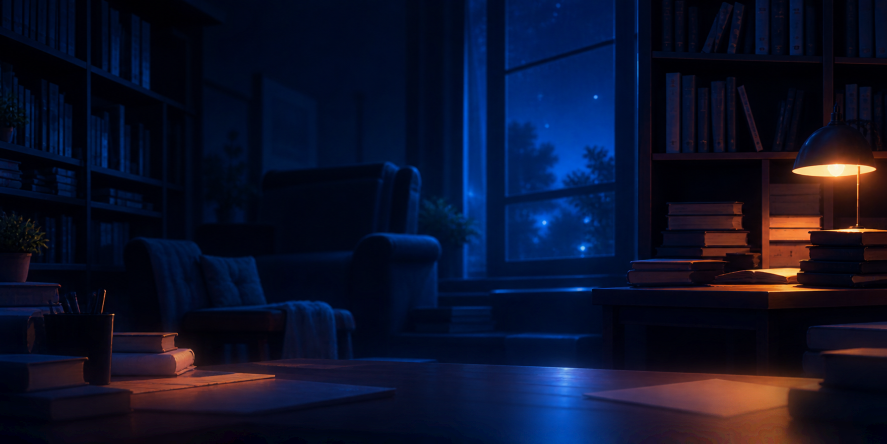
#> input picture app/bg-dark.png, 1774 x 887 px (shown at 1/2 size)
$ python -i video.py   (imports and definitions only)
#> lines starting #> are read from the running program, lines starting #| are printed output that depends on the picture; after the words box and inside, x2 and y2 are one past the last pixel; in counts of white or black regions, pixels touching at a corner belong together
import cv2
import numpy as np

def sample_video_frames(path, max_frames=4):
    cap = cv2.VideoCapture(path)
    if not cap.isOpened():
        return []
    count = int(cap.get(cv2.CAP_PROP_FRAME_COUNT) or 0)
    indices = np.linspace(0, max(count - 1, 0), min(max_frames, max(count, 1))).astype(int)
    frames = []
    for index in indices:
        cap.set(cv2.CAP_PROP_POS_FRAMES, int(index))
        ok, frame = cap.read()
        if not ok:
            continue
        ok, encoded = cv2.imencode(".jpg", frame, [cv2.IMWRITE_JPEG_QUALITY, 80])
        if ok:
            frames.append((int(index), encoded.tobytes()))
    cap.release()
    return frames

def analyze_video_file(path, max_frames=24):
#> called with path = '../../app/bg-dark.png', max_frames = 24
    cap = cv2.VideoCapture(path)
    if not cap.isOpened():
        raise ValueError("Video could not be opened")
    fps = float(cap.get(cv2.CAP_PROP_FPS) or 0)
    count = int(cap.get(cv2.CAP_PROP_FRAME_COUNT) or 0)
    width = int(cap.get(cv2.CAP_PROP_FRAME_WIDTH) or 0)
    height = int(cap.get(cv2.CAP_PROP_FRAME_HEIGHT) or 0)
    duration = count / fps if fps else 0
    indices = np.linspace(0, max(count-1, 0), min(max_frames, max(count, 1))).astype(int)
    result = []
    previous = None
    for index in indices:
        cap.set(cv2.CAP_PROP_POS_FRAMES, int(index))
        ok, frame = cap.read()
        if not ok:
            continue
        gray = cv2.cvtColor(frame, cv2.COLOR_BGR2GRAY)
        small = cv2.resize(gray, (160, 90))
        edges = cv2.Canny(gray, 80, 160)
        change = None if previous is None else float(np.mean(cv2.absdiff(small, previous)))
        previous = small
        result.append({
            "frame": int(index),
            "timestamp": round(index / fps, 3) if fps else 0,
            "brightness": round(float(gray.mean()), 2),
            "edge_density": round(float(np.count_nonzero(edges)/edges.size), 5),
            "scene_change": round(change, 2) if change is not None else None
        })
#> this loop made 1 pass
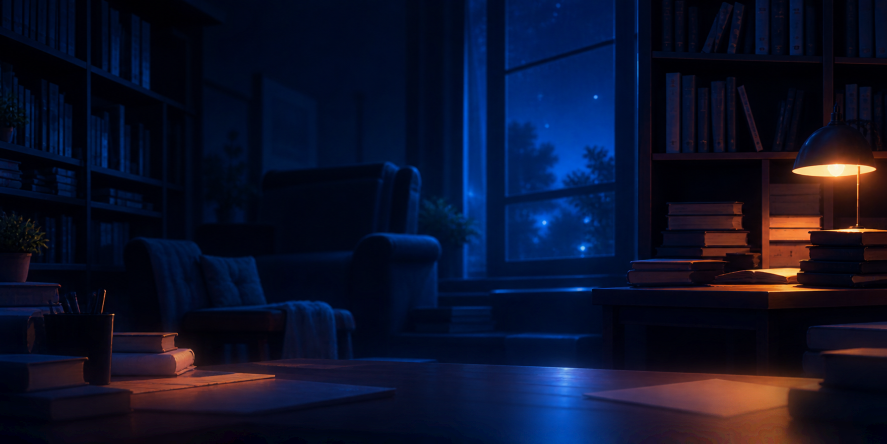
#> input picture app/bg-dark.png, 1774 x 887 px (shown at 1/2 size)
#> pass 1, in analyze_video_file, `gray = cv2.cvtColor(frame, cv2.COLOR_BGR2GRAY)`:
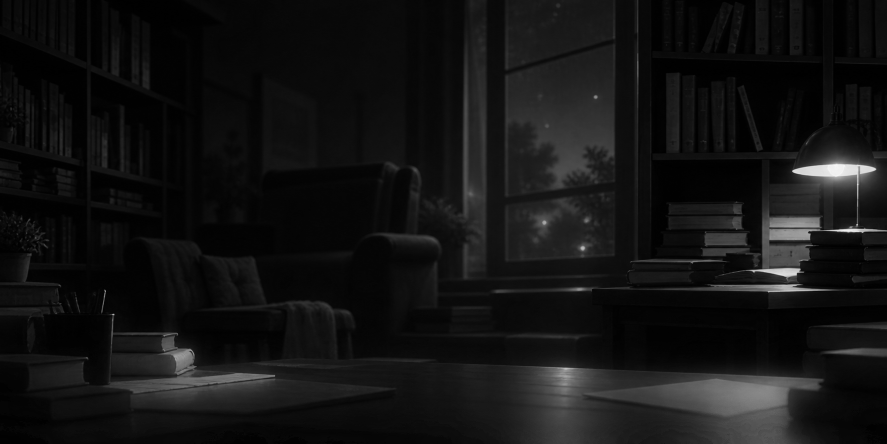
#> gray: shape (887, 1774) (shown at 1/2 size); min 0, max 251, mean 19.1
#> pass 1, in analyze_video_file, `small = cv2.resize(gray, (160, 90))`:
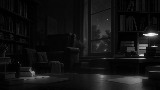
#> small: shape (90, 160); min 0, max 247, mean 18.8
#> pass 1, in analyze_video_file, `edges = cv2.Canny(gray, 80, 160)`:
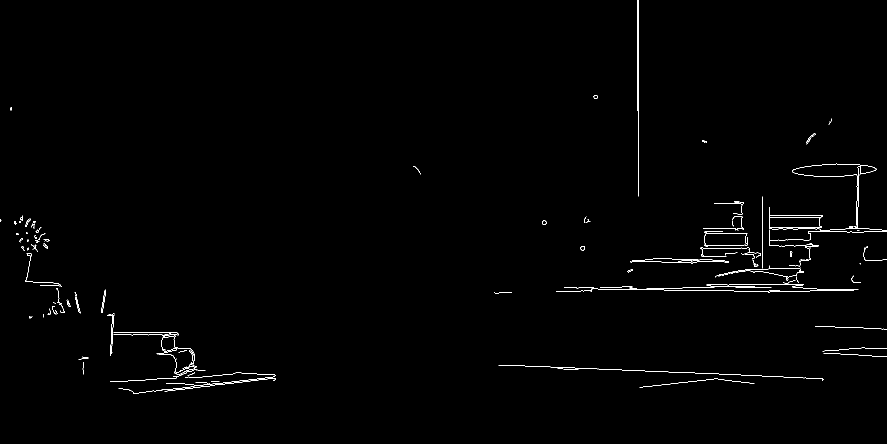
#> edges: shape (887, 1774) (shown at 1/2 size); 0.68% white in thin lines or dots, all inside (x1, y1, x2, y2) = (0, 0, 1774, 787)
#> frame is the input picture: shape (887, 1774, 3); mean B, G, R 41, 17.7, 13.3
#> after the loop, result = 1 item
    cap.release()
    return {
        "fps": round(fps, 3), "frame_count": count, "duration_seconds": round(duration, 3),
        "width": width, "height": height, "sampled_frames": result,
        "note": "Deterministic frame/scene analysis only; no speech recognition or pretrained vision model is used."
    }

>>> result = analyze_video_file('../../app/bg-dark.png')
#> result = 7 items
